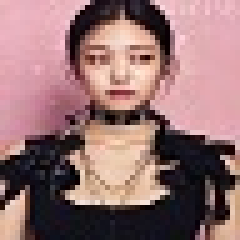
#> input picture VScode/python_conv_test/jenny.jpg, 48 x 48 px, found by its file name (shown 5 times larger)
$ python img2txt.py
#> lines starting #> are read from the running program, lines starting #| are printed output that depends on the picture
import numpy as np
import cv2 as cv

image = cv.imread('c:\\Users\\kingjy79\\Documents\\rlawhdduq1\\VSCODE\\python_conv_test\\jenny.jpg', 0)
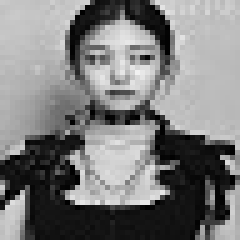
#> image: shape (48, 48) (shown 5 times larger); min 0, max 241, mean 123.7

f = open('jenny.dat','w')
for i in range(48):
    for j in range(48):
        f.write(str(image[i][j])+'\n') #10진수 표현(hex->str)
f.close()
